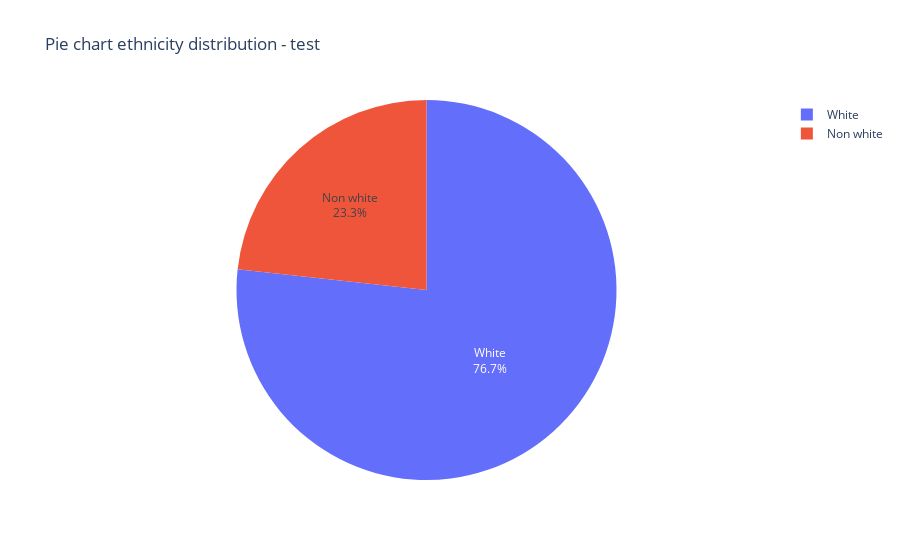

Notebook code cell kept with this figure:
### Code cell
# Ethnicity test

labels = ["White", "Non white"]
values = [len(white_X), len(non_white_X)]

fig = go.Figure(data=[go.Pie(labels=labels, values=values,  textinfo="label+percent")])
fig.update_layout(title_text="Pie chart ethnicity distribution - test")
fig.show()

### Figure 1 — Plotly figure (JSON) as saved in the notebook; plotly's stock layout.template omitted (floating-point values rounded to 4 significant figures)
{"data": [{"labels": ["White", "Non white"], "textinfo": "label+percent", "type": "pie", "values": [14075, 4268]}], "layout": {"title": {"text": "Pie chart ethnicity distribution - test"}}}
